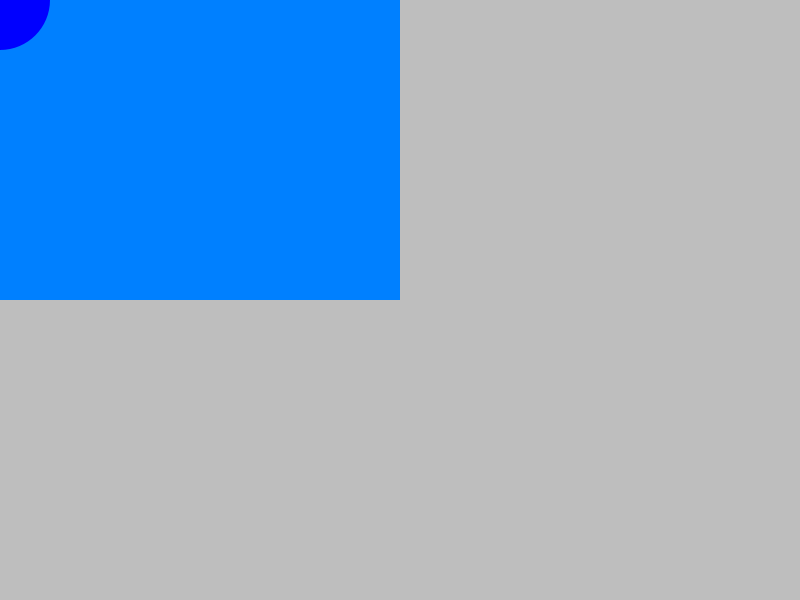
Frame 1 (no input)
Frame 60 (the mouse pressed at the canvas centre just before this capture): identical to frame 1, image omitted
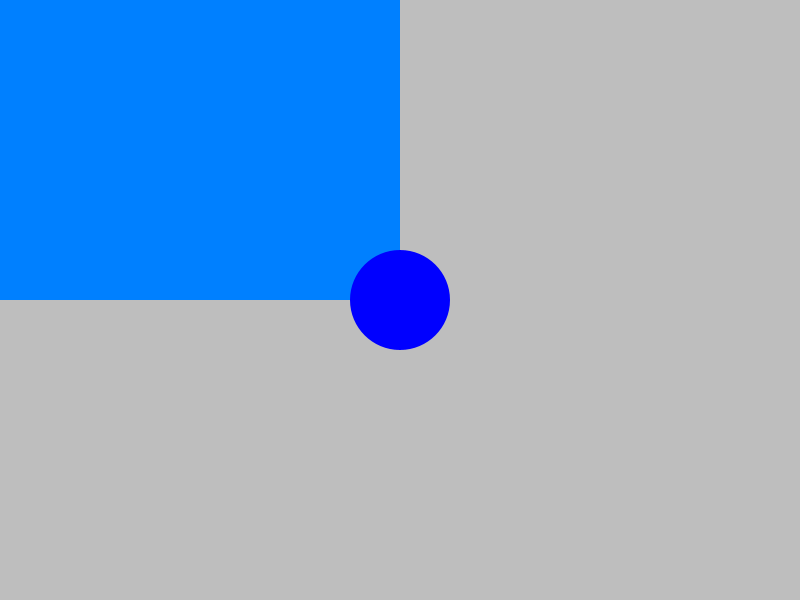
Frame 120 (the mouse held since frame 60 and released just before this capture)

The Processing sketch that drew these frames (run headless with seeded random() and noise(); from frame 60 on, the mouse is pressed at the canvas centre):

// Processing sketch: ensyu1
// ── ensyu1.pde
int sc;
int sx;
int sy;
int dir;
void setup() {
  size(800, 600);
  noStroke();
}

void draw() {
  background(190, 190, 190);

  if (mouseX < 400) {
    if (mouseY < 300) {
      sc = 1;
      sx = 0;
      sy = 0;
    }
  }

  if (mouseX > 400) {
    if (mouseY < 300) {
      sc = 2;
      sx = 400;
      sy = 0;
    }
  }

  if (mouseX < 400 ) {
    if (mouseY > 300 ) {
      sc = 3;
      sx = 0;
      sy = 300;
    }
  }

  if (mouseX > 400) {
    if (mouseY > 300) {
      sc = 4;
      sx = 400;
      sy = 300;
    }
  } 

  fill(0, 128, 255);
  rect(sx, sy, 400, 300);
  fill(0, 0, 255);
  ellipse(mouseX, mouseY, 100, 100);
  }
